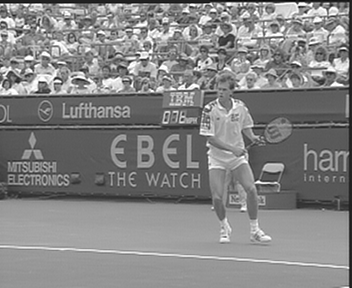
%> input picture MotionVector/stefan_0_rgb.bmp, 352 x 288 px
$ octave ME.m   (GNU Octave 9; MATLAB toolbox functions it lacks are replaced by stand-ins)
%> lines starting %> are read from the running program, lines starting %| are printed output that depends on the picture
img1 = imread("stefan_0_rgb.bmp");
%> img1 is the input picture: size 288x352x3 uint8; min 5, max 255, mean 132.4
img2 = imread("stefan_3_rgb.bmp");
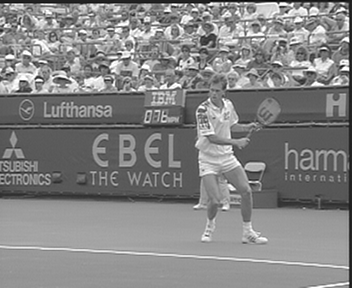
%> input picture MotionVector/stefan_3_rgb.bmp, 352 x 288 px
%> img2 is the input picture: size 288x352x3 uint8; min 5, max 255, mean 132.2
img_out = img1(:,:,1);
MAE_min = 255*(16*16);

for k = 0:17
    for l = 0:21
        img2_in = double(img2(k*16+1:(k*16)+16,l*16+1:(l*16)+16,1));
        for i = -16 :15
            for j = -16:15
                if k*16+i+1>0 && l*16+j+1>0 && l*16+16+j<=352 && k*16+16+i<=288
                    img1_in = double(img1(k*16+i+1:(k*16)+16+i,l*16+j+1:(l*16)+16+j,1));
                    MAE = 1/(16*16)*sum(sum(abs(img2_in-img1_in)));
                    if MAE<MAE_min
                        MAE_min = MAE;
                        Vec_i = i;
                        Vec_j = j;
                    end
                end
            end
        end
        img_out(k*16+1:(k*16)+16,l*16+1:(l*16)+16,1) =...
            img_out(k*16+Vec_i+1:(k*16)+16+Vec_i,l*16+Vec_j+1:(l*16)+16+Vec_j,1);
        MAE_min = 255*(16*16);
    end
end
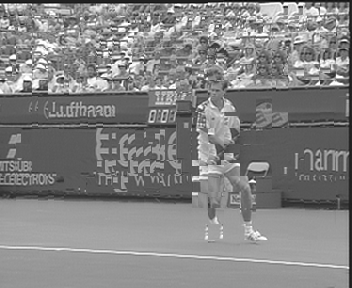
%> img_out: size 288x352 uint8; min 5, max 255, mean 131.6
%> after the loop, MAE = 16.91; Vec_i = -3; Vec_j = 0
